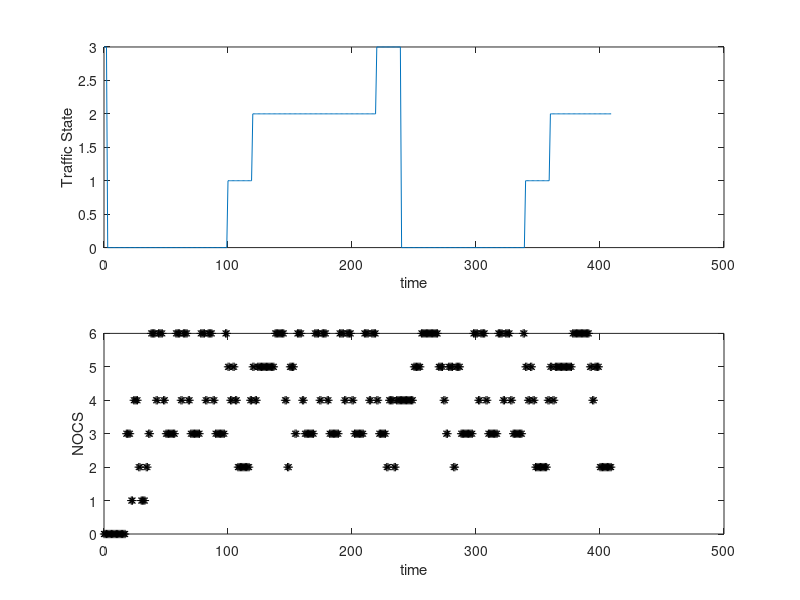
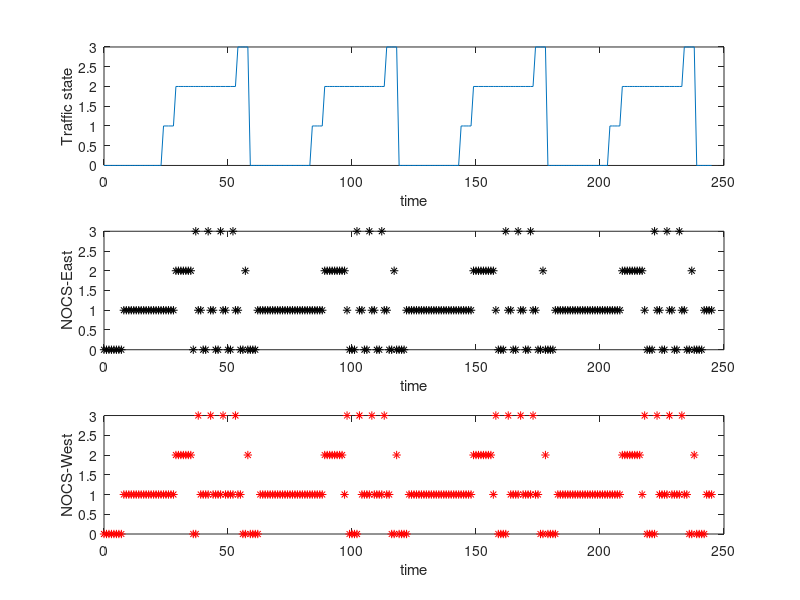
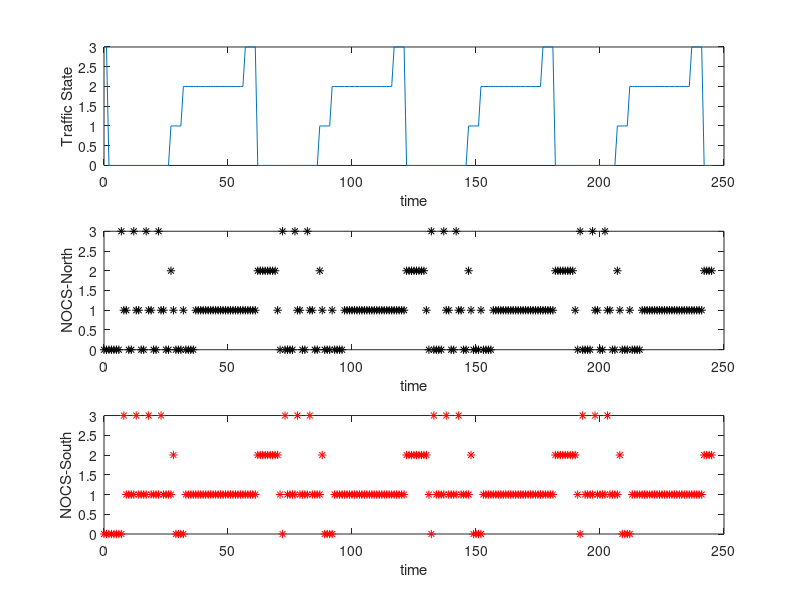
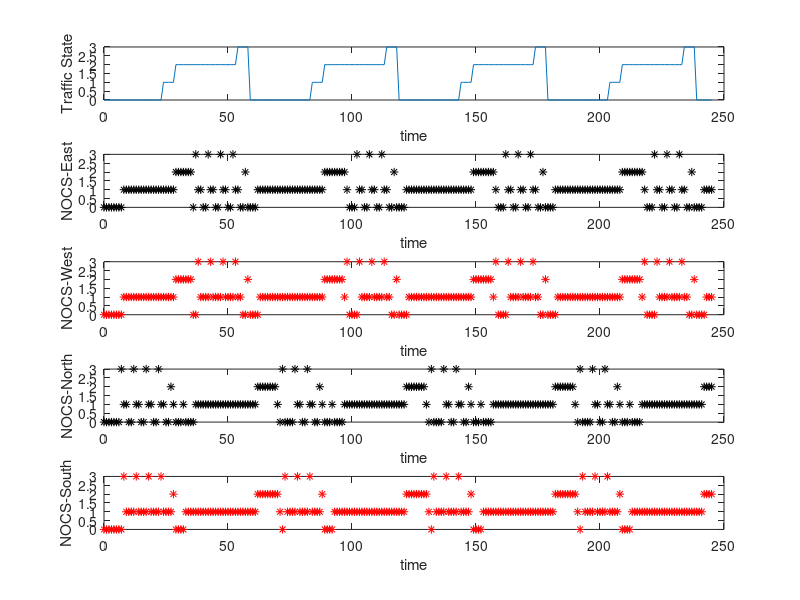

Here is the MATLAB script that generated these plots, in order:
X= 0:1:409;
Y= [0 0 0 0 0 0 0 0 0 0 0 0 0 0 0 0 0 0 3 3 3 3 1 1 4 4 4 4 2 2 1 1 1 1 2 2 3 3 6 6 6 6 4 4 6 6 6 6 4 4 3 3 3 3 3 3 3 3 6 6 6 6 4 4 6 6 6 6 4 4 3 3 3 3 3 3 3 3 6 6 6 6 4 4 6 6 6 6 4 4 3 3 3 3 3 3 3 3 6 6 5 5 4 4 5 5 4 4 2 2 2 2 2 2 2 2 2 2 4 4 5 5 4 4 5 5 5 5 5 5 5 5 5 5 5 5 5 5 6 6 6 6 6 6 6 6 4 4 2 2 5 5 5 5 3 3 6 6 6 6 4 4 3 3 3 3 3 3 3 3 6 6 6 6 4 4 6 6 6 6 4 4 3 3 3 3 3 3 3 3 6 6 6 6 4 4 6 6 6 6 4 4 3 3 3 3 3 3 3 3 6 6 6 6 4 4 6 6 6 6 4 4 3 3 3 3 3 3 2 2 4 4 4 4 2 2 4 4 4 4 4 4 4 4 4 4 4 4 4 4 5 5 5 5 5 5 6 6 6 6 6 6 6 6 6 6 6 6 6 6 5 5 5 5 4 4 3 3 5 5 5 5 2 2 5 5 5 5 3 3 3 3 3 3 3 3 3 3 6 6 6 6 4 4 6 6 6 6 4 4 3 3 3 3 3 3 3 3 6 6 6 6 4 4 6 6 6 6 4 4 3 3 3 3 3 3 3 3 6 6 5 5 4 4 5 5 4 4 2 2 2 2 2 2 2 2 2 2 4 4 5 5 4 4 5 5 5 5 5 5 5 5 5 5 5 5 5 5 6 6 6 6 6 6 6 6 6 6 6 6 6 6 5 5 4 4 5 5 5 5 2 2 2 2 2 2 2 2 2 2 ];
subplot(2,1,1);
Z = [3 3 3 0 0 0 0 0 0 0 0 0 0 0 0 0 0 0 0 0 0 0 0 0 0 0 0 0 0 0 0 0 0 0 0 0 0 0 0 0 0 0 0 0 0 0 0 0 0 0 0 0 0 0 0 0 0 0 0 0 0 0 0 0 0 0 0 0 0 0 0 0 0 0 0 0 0 0 0 0 0 0 0 0 0 0 0 0 0 0 0 0 0 0 0 0 0 0 0 0 1 1 1 1 1 1 1 1 1 1 1 1 1 1 1 1 1 1 1 1 2 2 2 2 2 2 2 2 2 2 2 2 2 2 2 2 2 2 2 2 2 2 2 2 2 2 2 2 2 2 2 2 2 2 2 2 2 2 2 2 2 2 2 2 2 2 2 2 2 2 2 2 2 2 2 2 2 2 2 2 2 2 2 2 2 2 2 2 2 2 2 2 2 2 2 2 2 2 2 2 2 2 2 2 2 2 2 2 2 2 2 2 2 2 2 2 2 2 2 2 3 3 3 3 3 3 3 3 3 3 3 3 3 3 3 3 3 3 3 3 0 0 0 0 0 0 0 0 0 0 0 0 0 0 0 0 0 0 0 0 0 0 0 0 0 0 0 0 0 0 0 0 0 0 0 0 0 0 0 0 0 0 0 0 0 0 0 0 0 0 0 0 0 0 0 0 0 0 0 0 0 0 0 0 0 0 0 0 0 0 0 0 0 0 0 0 0 0 0 0 0 0 0 0 0 0 0 0 0 0 0 0 0 0 0 0 0 0 0 0 1 1 1 1 1 1 1 1 1 1 1 1 1 1 1 1 1 1 1 1 2 2 2 2 2 2 2 2 2 2 2 2 2 2 2 2 2 2 2 2 2 2 2 2 2 2 2 2 2 2 2 2 2 2 2 2 2 2 2 2 2 2 2 2 2 2 2 2 2 2 ];
plot(X,Z);
xlabel('time');
ylabel('Traffic State');
subplot(2,1,2);
plot(X,Y,'*','color','black');
xlabel('time');
ylabel('NOCS');
figure;
X1 = 0:1:245;
X2= 0:1:245;
T1 = [0 0 0 0 0 0 0 0 1 1 1 1 1 1 1 1 1 1 1 1 1 1 1 1 1 1 1 1 1 2 2 2 2 2 2 2 0 3 1 1 0 0 3 1 1 0 0 3 1 1 0 0 3 1 1 0 0 2 0 0 0 0 1 1 1 1 1 1 1 1 1 1 1 1 1 1 1 1 1 1 1 1 1 1 1 1 1 1 1 2 2 2 2 2 2 2 2 2 1 0 0 0 3 1 1 0 0 3 1 1 0 0 3 1 1 0 0 2 0 0 0 0 1 1 1 1 1 1 1 1 1 1 1 1 1 1 1 1 1 1 1 1 1 1 1 1 1 1 1 2 2 2 2 2 2 2 2 2 1 0 0 0 3 1 1 0 0 3 1 1 0 0 3 1 1 0 0 2 0 0 0 0 1 1 1 1 1 1 1 1 1 1 1 1 1 1 1 1 1 1 1 1 1 1 1 1 1 1 1 2 2 2 2 2 2 2 2 2 1 0 0 0 3 1 1 0 0 3 1 1 0 0 3 1 1 0 0 2 0 0 0 0 1 1 1 1 ];
Z1=[0 0 0 0 0 0 0 0 0 0 0 0 0 0 0 0 0 0 0 0 0 0 0 0 1 1 1 1 1 2 2 2 2 2 2 2 2 2 2 2 2 2 2 2 2 2 2 2 2 2 2 2 2 2 3 3 3 3 3 0 0 0 0 0 0 0 0 0 0 0 0 0 0 0 0 0 0 0 0 0 0 0 0 0 1 1 1 1 1 2 2 2 2 2 2 2 2 2 2 2 2 2 2 2 2 2 2 2 2 2 2 2 2 2 3 3 3 3 3 0 0 0 0 0 0 0 0 0 0 0 0 0 0 0 0 0 0 0 0 0 0 0 0 0 1 1 1 1 1 2 2 2 2 2 2 2 2 2 2 2 2 2 2 2 2 2 2 2 2 2 2 2 2 2 3 3 3 3 3 0 0 0 0 0 0 0 0 0 0 0 0 0 0 0 0 0 0 0 0 0 0 0 0 0 1 1 1 1 1 2 2 2 2 2 2 2 2 2 2 2 2 2 2 2 2 2 2 2 2 2 2 2 2 2 3 3 3 3 3 0 0 0 0 0 0 0 ];
T2 =[0 0 0 0 0 0 0 0 1 1 1 1 1 1 1 1 1 1 1 1 1 1 1 1 1 1 1 1 1 2 2 2 2 2 2 2 0 0 3 1 1 1 1 3 1 1 1 1 3 1 1 1 1 3 1 1 0 0 2 0 0 0 0 1 1 1 1 1 1 1 1 1 1 1 1 1 1 1 1 1 1 1 1 1 1 1 1 1 1 2 2 2 2 2 2 2 2 1 3 0 0 0 0 3 1 1 1 1 3 1 1 1 1 3 1 1 0 0 2 0 0 0 0 1 1 1 1 1 1 1 1 1 1 1 1 1 1 1 1 1 1 1 1 1 1 1 1 1 1 2 2 2 2 2 2 2 2 1 3 0 0 0 0 3 1 1 1 1 3 1 1 1 1 3 1 1 0 0 2 0 0 0 0 1 1 1 1 1 1 1 1 1 1 1 1 1 1 1 1 1 1 1 1 1 1 1 1 1 1 2 2 2 2 2 2 2 2 1 3 0 0 0 0 3 1 1 1 1 3 1 1 1 1 3 1 1 0 0 2 0 0 0 0 1 1 1 ];
subplot(3,1,1);
plot(X1,Z1);
xlabel('time');
ylabel('Traffic state');
subplot(3,1,2);
plot(X1,T1,'*','color','black');
xlabel('time');
ylabel('NOCS-East');
subplot(3,1,3);
plot(X2,T2,'*','color','red');
xlabel('time');
ylabel('NOCS-West');

figure;
X3 = 0:1:245;
X4 = 0:1:245;
Z3 =[3 3 0 0 0 0 0 0 0 0 0 0 0 0 0 0 0 0 0 0 0 0 0 0 0 0 0 1 1 1 1 1 2 2 2 2 2 2 2 2 2 2 2 2 2 2 2 2 2 2 2 2 2 2 2 2 2 3 3 3 3 3 0 0 0 0 0 0 0 0 0 0 0 0 0 0 0 0 0 0 0 0 0 0 0 0 0 1 1 1 1 1 2 2 2 2 2 2 2 2 2 2 2 2 2 2 2 2 2 2 2 2 2 2 2 2 2 3 3 3 3 3 0 0 0 0 0 0 0 0 0 0 0 0 0 0 0 0 0 0 0 0 0 0 0 0 0 1 1 1 1 1 2 2 2 2 2 2 2 2 2 2 2 2 2 2 2 2 2 2 2 2 2 2 2 2 2 3 3 3 3 3 0 0 0 0 0 0 0 0 0 0 0 0 0 0 0 0 0 0 0 0 0 0 0 0 0 1 1 1 1 1 2 2 2 2 2 2 2 2 2 2 2 2 2 2 2 2 2 2 2 2 2 2 2 2 2 3 3 3 3 3 0 0 0 0];
T3 = [0 0 0 0 0 0 0 3 1 1 0 0 3 1 1 0 0 3 1 1 0 0 3 1 1 0 0 2 1 0 0 0 1 0 0 0 0 1 1 1 1 1 1 1 1 1 1 1 1 1 1 1 1 1 1 1 1 1 1 1 1 1 2 2 2 2 2 2 2 2 1 0 3 0 0 0 0 3 1 1 0 0 3 1 1 0 0 2 1 0 0 0 1 0 0 0 0 1 1 1 1 1 1 1 1 1 1 1 1 1 1 1 1 1 1 1 1 1 1 1 1 1 2 2 2 2 2 2 2 2 1 0 3 0 0 0 0 3 1 1 0 0 3 1 1 0 0 2 1 0 0 0 1 0 0 0 0 1 1 1 1 1 1 1 1 1 1 1 1 1 1 1 1 1 1 1 1 1 1 1 1 1 2 2 2 2 2 2 2 2 1 0 3 0 0 0 0 3 1 1 0 0 3 1 1 0 0 2 1 0 0 0 1 0 0 0 0 1 1 1 1 1 1 1 1 1 1 1 1 1 1 1 1 1 1 1 1 1 1 1 1 1 2 2 2 2];
T4=[0 0 0 0 0 0 0 0 3 1 1 1 1 3 1 1 1 1 3 1 1 1 1 3 1 1 1 1 2 0 0 0 0 1 1 1 1 1 1 1 1 1 1 1 1 1 1 1 1 1 1 1 1 1 1 1 1 1 1 1 1 1 2 2 2 2 2 2 2 2 2 1 0 3 1 1 1 1 3 1 1 1 1 3 1 1 1 1 2 0 0 0 0 1 1 1 1 1 1 1 1 1 1 1 1 1 1 1 1 1 1 1 1 1 1 1 1 1 1 1 1 1 2 2 2 2 2 2 2 2 2 1 0 3 1 1 1 1 3 1 1 1 1 3 1 1 1 1 2 0 0 0 0 1 1 1 1 1 1 1 1 1 1 1 1 1 1 1 1 1 1 1 1 1 1 1 1 1 1 1 1 1 2 2 2 2 2 2 2 2 2 1 0 3 1 1 1 1 3 1 1 1 1 3 1 1 1 1 2 0 0 0 0 1 1 1 1 1 1 1 1 1 1 1 1 1 1 1 1 1 1 1 1 1 1 1 1 1 1 1 1 1 2 2 2 2 ];
subplot(3,1,1);
plot(X3,Z3);
xlabel('time');
ylabel('Traffic State');
subplot(3,1,2);
plot(X3,T3,'*','color','black');
xlabel('time');
ylabel('NOCS-North');
subplot(3,1,3);
plot(X4,T4,'*','color','red');
xlabel('time');
ylabel('NOCS-South');

figure;
subplot(5,1,1);
plot(X1,Z1);
xlabel('time');
ylabel('Traffic State');
subplot(5,1,2);
plot(X1,T1,'*','color','black');
xlabel('time');
ylabel('NOCS-East');
subplot(5,1,3);
plot(X2,T2,'*','color','red');
xlabel('time');
ylabel('NOCS-West');
subplot(5,1,4);
plot(X3,T3,'*','color','black');
xlabel('time');
ylabel('NOCS-North');
subplot(5,1,5);
plot(X4,T4,'*','color','red');
xlabel('time');
ylabel('NOCS-South');




